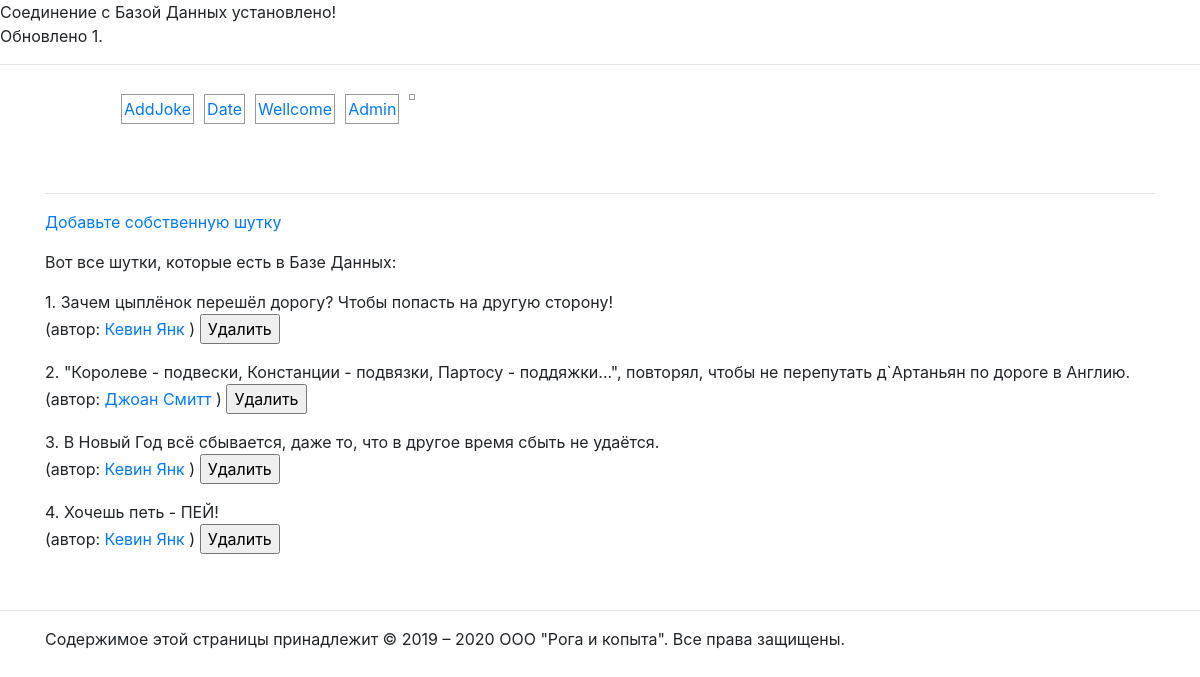
/addjoke/index.php, run on the app's committed database.
### tables this page shows
CREATE TABLE `jokes` (
  `id` int(11) NOT NULL,
  `joketext` text,
  `jokedate` date NOT NULL,
  `author_id` int(11) NOT NULL
);

### includes/helpers.inc.php (the view)
<?php
function html($text){
    return htmlspecialchars($text, ENT_QUOTES, 'UTF-8');
}
function htmlout($text){
    echo html($text);
}

### addjoke/index.php (shortened to what this page needs)
<?php
    include $_SERVER['DOCUMENT_ROOT'] . '/includes/db.inc.php';
    try{
        $sql = 'SELECT id, joketext, author_name, author_email ' .
            'FROM jokes INNER JOIN author ' .
            'ON jokes.author_id = author.author_id';
        $result = $pdo->query($sql);
    }catch (PDOException $e){
        $error = 'Ошибка при извлечении шуток' . $e->getMessage();
        include 'error.html.php';
        exit();
    }
    try{
        $sql = "UPDATE jokes SET jokedate = '2012-04-01' " .
            "WHERE joketext LIKE '%цыплёнок%'";
        $effected_rows = $pdo->exec($sql);
    }
    catch(PDOException $e){
        $error = 'Невозможно подключиться к серверу Баз Данных!' . $e->getMessage();
        include 'error.html.php';
        exit();
    }
    while ($row = $result->fetch()){
        $jokes[] = array(
            'id' => $row['id'],
            'text' => $row['joketext'],
            'auth_name' => $row['author_name'],
            'auth_email' => $row['author_email']);
    }
    $output = 'Соединение с Базой Данных установлено!<br>' .
        'Обновлено ' . $effected_rows . '.<br><hr>';
    include 'output.html.php';
    include 'jokes.html.php';

### addjoke/output.html.php (shortened to what this page needs)
<!doctype html>
<html lang="en">
    <head>
    </head>
    <body>
    <?php
         echo $output;
     ?>
    </body>
</html>

### addjoke/jokes.html.php (shortened to what this page needs)
<?php include_once $_SERVER['DOCUMENT_ROOT'] . '/includes/helpers.inc.php'; ?>
<!doctype html>
<html lang="ru">
    <head>
        <?php
        include $_SERVER['DOCUMENT_ROOT'] . '/assets/head.html.php';
        ?>
    </head>
    <body>
        <main class="container">
            <div class="row">
                <div class="col-md-12">
                    <div class="main">
                        <?php include $_SERVER['DOCUMENT_ROOT'] . '/assets/nav.html.php';?>
                        <p><a href="?addjoke">Добавьте собственную шутку</a></p>
                        <p>Вот все шутки, которые есть в Базе Данных:</p>
                        <?php foreach ($jokes as $i => $joke): ?>
                            <form action="?delete_joke" method="post">
                                <blockquote>
                                    <p>
                                        <?php
                                            echo ++$i . '. ';
                                        ?>
                                        <br>
                                        (автор: <a href="mailto:<?php htmlout($joke['auth_email'])?>">
                                        </a>)
                                        <input type="submit" value="Удалить">
                                    </p>
                                </blockquote>
                            </form>
                        <?php endforeach; ?>
                    </div>
                </div>
            </div>
        </main>
        <br><hr>
        <footer>
            <?php include $_SERVER['DOCUMENT_ROOT'] . '/assets/footer.html.php'; ?>
        </footer>
    </body>
</html>

### assets/head.html.php (shortened to what this page needs)
<link rel="stylesheet" href="https://stackpath.bootstrapcdn.com/bootstrap/4.1.1/css/bootstrap.min.css" >

### assets/nav.html.php (shortened to what this page needs)
<header class="container">
    <div class="row">
        <div class="col-md-12">
            <div class="header">
                <nav class="navbar">
                    <ul>
                        <li><a href="../addjoke/index.php">AddJoke</a></li>
                        <li><a href="../date/today.php">Date</a></li>
                        <li><a href="../wellcome/index.php">Wellcome</a></li>
                        <li><a href="<?php $_SERVER['DOCUMENT_ROOT']; ?>/admin/index.php">Admin</a></li>
                        <li><a href=""></a></li>
                    </ul>
                </nav>
            </div>
        </div>
    </div>
</header>
<br><hr>

### assets/footer.html.php
<div class="container">
    <div class="row">
        <div class="col-md-12">
            <div class="footer">
                Содержимое этой страницы принадлежит &copy; 2019 &ndash;
                <?php echo date('Y'); ?>
                ООО "Рога и копыта". Все права защищены.
            </div>
        </div>
    </div>
</div>

### assets/nav.html.php (style rules this page uses)
nav > ul { list-style-type: none; float: none; }
nav > ul > li { float: left; margin: 5px; padding: 2px; border: 1px solid #999; }

### data on the page
jokes: joketext "Зачем цыплёнок перешёл дорогу? Чтобы попасть на другую сторону! Кевин Янк"
jokes: joketext "\"Королеве - подвески, Констанции - подвязки, Партосу - поддяжки...\", повторял, чтобы не перепутать д`Артаньян по дороге в Англию. Джоан Смитт"
jokes: joketext "В Новый Год всё сбывается, даже то, что в другое время сбыть не удаётся. Кевин Янк"
jokes: joketext "Хочешь петь - ПЕЙ! Кевин Янк"

### other printed values
$effected_rows "1"
